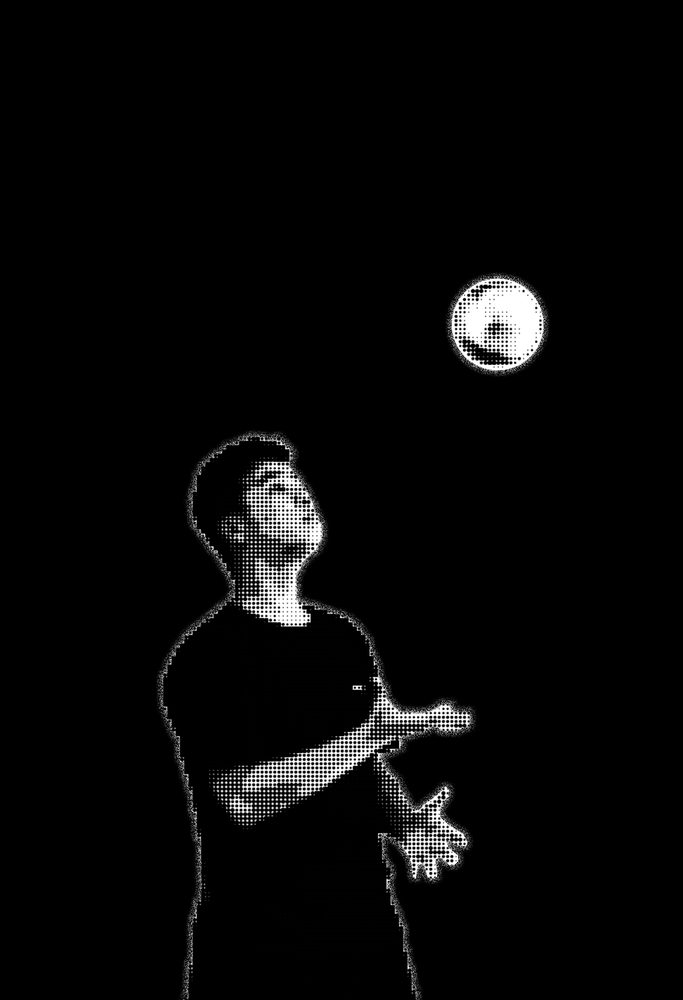
#> input picture your_image.png, 683 x 1000 px, shrunk from 1170 x 1712 before the run
$ python extract_particles.py
#> lines starting #> are read from the running program, lines starting #| are printed output that depends on the picture; after the words box and inside, x2 and y2 are one past the last pixel; in counts of white or black regions, pixels touching at a corner belong together
import cv2
import numpy as np
import json

# 读取黑白图像
image_path = "your_image.png"  # 这里改成你的图片文件路径
image = cv2.imread(image_path, cv2.IMREAD_GRAYSCALE)
#> image is the input picture: shape (1000, 683); min 0, max 255, mean 7.8

# 设置阈值，只保留亮度较高的像素（高光）
threshold = 200
_, binary = cv2.threshold(image, threshold, 255, cv2.THRESH_BINARY)
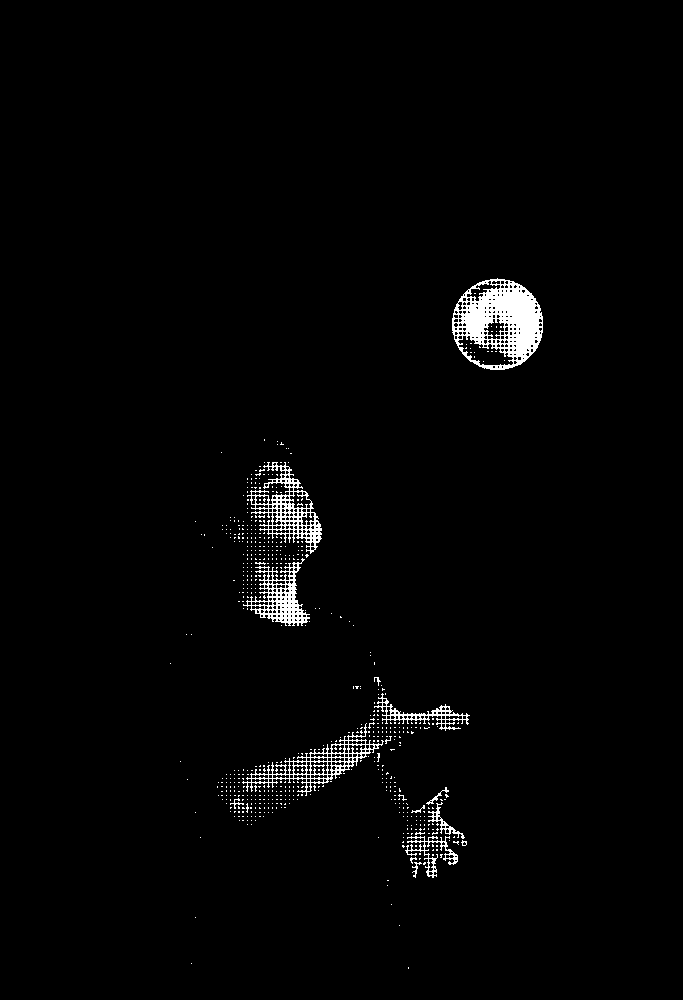
#> binary: shape (1000, 683); 1.9% white; 632 white regions (618 under 20 px), largest, box (x1, y1, x2, y2) and area: (452, 278, 543, 370) 4666, (247, 462, 322, 554) 1855, (243, 558, 310, 626) 1538

# 获取高光点的坐标
particle_coords = np.column_stack(np.where(binary == 255))
#> particle_coords = 12730 pairs, first value 278 to 968, second value 170 to 542

# 归一化到 [-1, 1] 区间，以适配 Three.js
height, width = image.shape
#> height = 1000; width = 683
normalized_coords = [[(x / width) * 2 - 1, -((y / height) * 2 - 1)] for y, x in particle_coords]
#> normalized_coords = 12730 pairs, first value -0.502 to 0.587, second value -0.936 to 0.444

# 保存为 JSON 文件
output_path = "particles.json"
with open(output_path, "w") as f:
    json.dump(normalized_coords, f)

print(f"提取完成！共 {len(normalized_coords)} 个粒子，已保存到 {output_path}")
#| 提取完成！共 12730 个粒子，已保存到 particles.json
